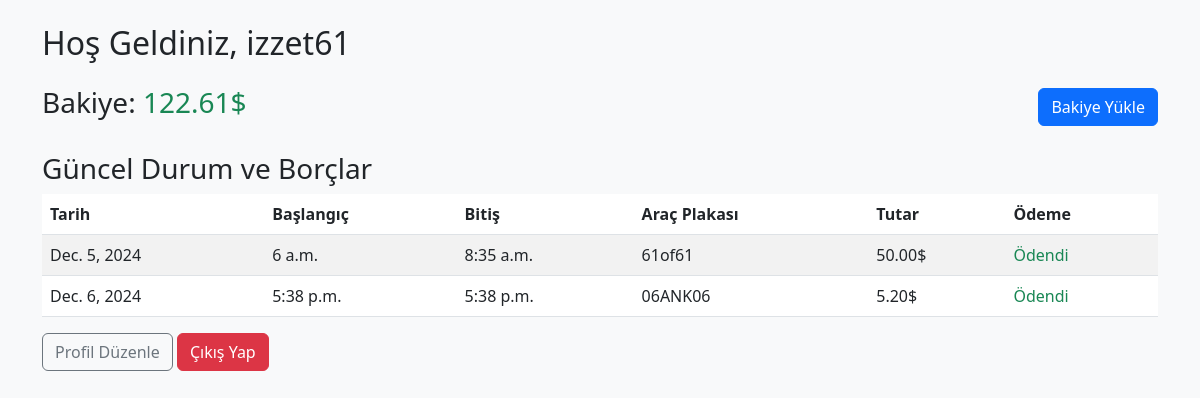
/ (signed in), run on the app's committed database.
### main/models.py (models this page shows)
class UserProfile(models.Model):
    user = models.OneToOneField(User, on_delete=models.CASCADE)
    balance = models.DecimalField(max_digits=10, decimal_places=2, default=0.0)
    car_plate = models.CharField(
        max_length=20, blank=True, unique=True
    )  # Benzersiz kısıtlama eklendi

class Booking(models.Model):
    user = models.ForeignKey(User, on_delete=models.CASCADE)
    date = models.DateField(auto_now_add=True)
    start_time = models.TimeField()
    end_time = models.TimeField()
    car_plate = models.CharField(max_length=20)
    amount = models.DecimalField(max_digits=10, decimal_places=2)
    paid = models.BooleanField(default=False)

### main/views.py (the view, shortened to what this page needs)
# urls.py: path("", views.main, name="main"),
@login_required()
def main(request):
    profile = get_object_or_404(UserProfile, user=request.user)
    bookings = Booking.objects.filter(user=request.user)
    balance = get_user_balance(request.user)
    try:
        conn = sqlite3.connect(DB_PATH)
        cursor = conn.cursor()
        cursor.execute("SELECT plate, entry_time, exit_time, fee FROM parking")
        records = cursor.fetchall()
        conn.close()
    except Exception as e:
        print("Veritabanına bağlanırken hata oluştu:", e)
        records = []
    return render(request, "main.html", {"balance": balance, "bookings": bookings})

### main/views.py (called while the page is built)
def get_user_balance(user):
    try:
        profile = UserProfile.objects.get(user=user)
        return profile.balance
    except UserProfile.DoesNotExist:
        return 0

### main/templates/main.html (shortened to what this page needs)
<!DOCTYPE html>
<html lang="en">
  <head>
    <link
      href="https://cdn.jsdelivr.net/npm/bootstrap@5.3.0/dist/css/bootstrap.min.css"
      rel="stylesheet"
    />
  </head>
  <body class="bg-light">
    <div class="container py-4">
      <h2 class="mb-4">Hoş Geldiniz, {{ request.user.username }}</h2>
      <div class="d-flex justify-content-between align-items-center mb-4">
        <h3>Bakiye: <span class="text-success">{{ balance }}$</span></h3>
        <a href="/load_balance/" class="btn btn-primary">Bakiye Yükle</a>
      </div>
      <h3>Güncel Durum ve Borçlar</h3>
      <table class="table table-striped">
        <thead>
          <tr>
            <th>Tarih</th>
            <th>Başlangıç</th>
            <th>Bitiş</th>
            <th>Araç Plakası</th>
            <th>Tutar</th>
            <th>Ödeme</th>
          </tr>
        </thead>
        <tbody>
          {% for booking in bookings %}
          <tr>
            <td>{{ booking.date }}</td>
            <td>{{ booking.start_time }}</td>
            <td>{{ booking.end_time }}</td>
            <td>{{ booking.car_plate }}</td>
            <td>{{ booking.amount }}$</td>
            <td>
              {% if booking.paid %}
              <span class="text-success">Ödendi</span>
              {% endif %}
            </td>
          </tr>
          {% endfor %}
        </tbody>
      </table>
      <a href="/profile_edit/" class="btn btn-outline-secondary"
        >Profil Düzenle</a
      >
      <a href="/logout/"  class="btn btn-danger">Çıkış Yap</a>
    </div>
  </body>
</html>

### data on the page
UserProfile: balance "122.61"
Booking: date "Dec. 5, 2024", start_time "6 a.m.", end_time "8:35 a.m.", car_plate "61of61", amount "50.00", paid "Ödendi"
Booking: date "Dec. 6, 2024", start_time "5:38 p.m.", end_time "5:38 p.m.", car_plate "06ANK06", amount "5.20", paid "Ödendi"

### other printed values
{{ request.user.username }} "izzet61"
